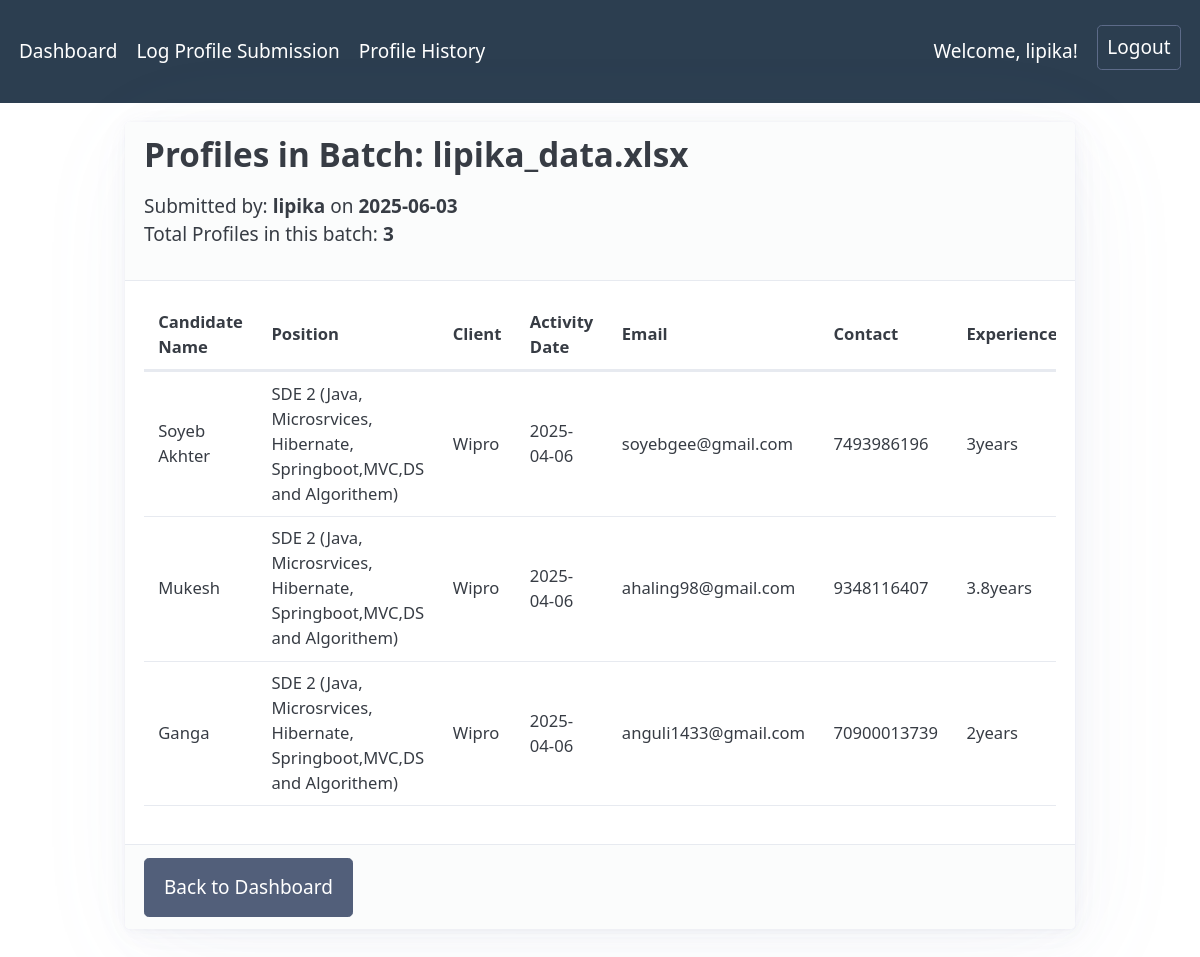
/batch/2/profiles (signed in), run on the app's committed database.
### models.py (models this page shows, shortened)
class User(UserMixin, db.Model):
    __tablename__ = 'users'
    id = db.Column(db.Integer, primary_key=True)
    username = db.Column(db.String(80), unique=True, nullable=False)
    password_hash = db.Column(db.String(200), nullable=False)
    role = db.Column(db.String(20), nullable=False, default='member')
    submission_batches = db.relationship('SubmissionBatch', backref='submitter', lazy=True)

class SubmissionBatch(db.Model):
    __tablename__ = 'submission_batches'
    id = db.Column(db.Integer, primary_key=True)
    submission_date = db.Column(db.Date, nullable=False, default=date.today)
    user_id = db.Column(db.Integer, db.ForeignKey('users.id'), nullable=False)
    uploaded_filename = db.Column(db.String(255), nullable=True)
    processed_timestamp = db.Column(db.DateTime, nullable=False, default=datetime.utcnow)
    number_of_profiles = db.Column(db.Integer, nullable=False, default=0)
    profiles = db.relationship('Profile', backref='batch', lazy=True, cascade="all, delete-orphan")

class Profile(db.Model):
    __tablename__ = 'profiles'
    id = db.Column(db.Integer, primary_key=True)
    submission_batch_id = db.Column(db.Integer, db.ForeignKey('submission_batches.id'), nullable=False)
    profile_activity_date = db.Column(db.Date, nullable=True)
    position = db.Column(db.String(255), nullable=True)
    client = db.Column(db.String(255), nullable=True)
    candidate_name = db.Column(db.String(255), nullable=True)
    contact_number = db.Column(db.String(50), nullable=True)
    email_id = db.Column(db.String(255), nullable=True)
    total_experience = db.Column(db.String(100), nullable=True)
    current_ctc = db.Column(db.String(100), nullable=True)
    expected_ctc = db.Column(db.String(100), nullable=True)
    notice_period = db.Column(db.String(100), nullable=True)
    feedback = db.Column(db.Text, nullable=True)  # <-- NEW FIELD ADDED HERE

### main.py (the view)
@main_bp.route('/batch/<int:batch_id>/profiles', methods=['GET'])
@login_required
def manage_batch_profiles(batch_id):
    batch = SubmissionBatch.query.get_or_404(batch_id)
    if batch.user_id != current_user.id and current_user.role != 'manager':
        flash("You don't have permission to view these profiles.", "danger")
        return redirect(url_for('main.dashboard'))
    profiles_in_batch = batch.profiles
    return render_template('manage_batch_profiles.html',
                           title=f"Profiles in Batch ({batch.uploaded_filename} - {batch.submission_date.strftime('%Y-%m-%d')})",
                           batch=batch,
                           profiles=profiles_in_batch)

### templates/manage_batch_profiles.html (shortened to what this page needs)
{% extends "base.html" %}
{% block content %}
    <article>
        <header>
            <h2>Profiles in Batch: {{ batch.uploaded_filename if batch else 'N/A' }}</h2>
            {% if batch %}
            <p>
                Submitted by: <strong>{{ batch.submitter.username if batch.submitter else 'N/A' }}</strong>
                on <strong>{{ batch.submission_date.strftime('%Y-%m-%d') if batch.submission_date else 'N/A' }}</strong>
                <br>
                Total Profiles in this batch: <strong>{{ batch.number_of_profiles }}</strong>
            </p>
            {% endif %}
        </header>
        {% if profiles and profiles|length > 0 %}
            <div style="overflow-x: auto;">
                <table class="profile-details-table">
                    <thead>
                        <tr>
                            <th>Candidate Name</th>
                            <th>Position</th>
                            <th>Client</th>
                            <th>Activity Date</th>
                            <th>Email</th>
                            <th>Contact</th>
                            <th>Experience</th>
                        </tr>
                    </thead>
                    <tbody>
                        {% for profile in profiles %}
                        <tr>
                            <td>{{ profile.candidate_name if profile.candidate_name else 'N/A' }}</td>
                            <td>{{ profile.position if profile.position else 'N/A' }}</td>
                            <td>{{ profile.client if profile.client else 'N/A' }}</td>
                            <td>{{ profile.profile_activity_date.strftime('%Y-%m-%d') if profile.profile_activity_date else 'N/A' }}</td>
                            <td>{{ profile.email_id if profile.email_id else 'N/A' }}</td>
                            <td>{{ profile.contact_number if profile.contact_number else 'N/A' }}</td>
                            <td>{{ profile.total_experience if profile.total_experience else 'N/A' }}</td>
                        </tr>
                        {% endfor %}
                    </tbody>
                </table>
            </div>
        {% else %}
            <p>No individual profiles found in this batch, or the batch might be empty.</p>
        {% endif %}
        <footer>
            <a href="{{ url_for('main.dashboard') }}" role="button" class="secondary">Back to Dashboard</a>
        </footer>
    </article>
{% endblock %}

### templates/base.html (shortened to what this page needs)
<!DOCTYPE html>
<html lang="en">
<head>
    <link rel="stylesheet" href="https://cdn.jsdelivr.net/npm/@picocss/pico@latest/css/pico.min.css">
    <link rel="stylesheet" href="{{ url_for('static', filename='css/style.css') }}">
</head>
<body>
    <nav class="container-fluid">
        <ul>
            <li><a href="{{ url_for('main.dashboard') }}">Dashboard</a></li>
            {% if current_user.is_authenticated %}
                <li><a href="{{ url_for('main.create_submission') }}">Log Profile Submission</a></li>
                <li><a href="{{ url_for('main.profile_history') }}">Profile History</a></li>
            {% endif %}
        </ul>
        <ul>
            {% if current_user.is_authenticated %}
                <li><span class="user-info">Welcome, {{ current_user.username }}!</span></li>
                <li><a href="{{ url_for('auth.logout') }}" role="button" class="secondary outline">Logout</a></li>
            {% else %}
                <li><a href="{{ url_for('auth.login') }}" role="button">Login</a></li>
            {% endif %}
        </ul>
    </nav>
    <main class="container">
        <div class="content">
            {% block content %}{% endblock %}
        </div>
    </main>
</body>
</html>

### static/css/style.css (style rules this page uses)
:root { --pico-background-color: #f0f2f5; --pico-card-background-color: #ffffff; --pico-primary: #5cb85c; --pico-primary-hover: #4cae4c; --pico-primary-focus: rgba(92, 184, 92, 0.25); --pico-primary-inverse: #ffffff; }
nav.container-fluid { background-color: #2c3e50; padding-top: 0.75rem; padding-bottom: 0.75rem; color: white; }
nav.container-fluid li > strong a, nav.container-fluid ul li a, nav.container-fluid ul li span.user-info { color: white; }
.profile-details-table { font-size: 0.875em; }
.profile-details-table th, .profile-details-table td { padding: 0.5rem 0.75rem; }

### data on the page
User: username "lipika", submitter "lipika"
SubmissionBatch: uploaded_filename "lipika_data.xlsx", submission_date "2025-06-03", number_of_profiles "3"
Profile: candidate_name "Soyeb Akhter", position "SDE 2 (Java, Microsrvices, Hibernate, Springboot,MVC,DS and Algorithem)", client "Wipro", profile_activity_date "2025-04-06", email "soyebgee@gmail.com", contact_number "7493986196", total_experience "3years"
Profile: candidate_name "Mukesh", position "SDE 2 (Java, Microsrvices, Hibernate, Springboot,MVC,DS and Algorithem)", client "Wipro", profile_activity_date "2025-04-06", email "ahaling98@gmail.com", contact_number "9348116407", total_experience "3.8years"
Profile: candidate_name "Ganga", position "SDE 2 (Java, Microsrvices, Hibernate, Springboot,MVC,DS and Algorithem)", client "Wipro", profile_activity_date "2025-04-06", email "anguli1433@gmail.com", contact_number "70900013739", total_experience "2years"
